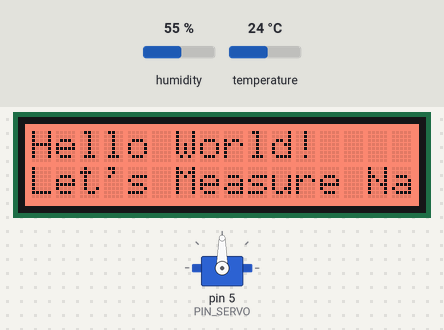
Bench run of a sketch on a simulated Arduino Uno, built with avr-gcc and run on an emulated ATmega328P. On the bench: 16×2 character LCD, servo. The inputs (shaded band) are chosen by the test bench; at power-on: humidity 55 %, temperature 24 °C. What the sketch prints to the serial monitor is not drawn.

Above: at 0.1 s.
At 8.02 s:
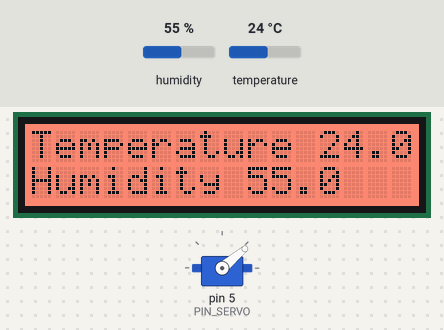
At 16.02 s:
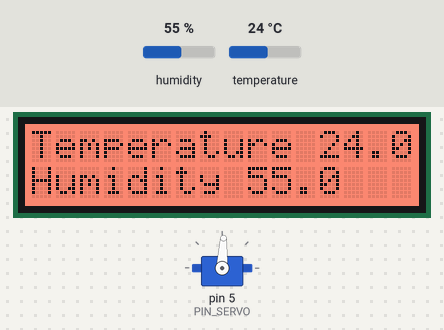
At 31.95 s:
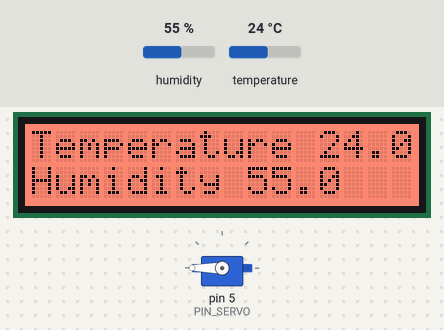
Timing chart, 0 to 40.0 s (numbered marks = the images above):
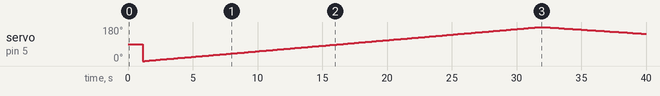

Measured:
- by itself, servo on pin 5 (PIN_SERVO): 90° → 0° at 1.1 s, → 1° 0.17 s later, → 2° 0.17 s later, → 3° 0.17 s later, … (217 changes in this stretch)

The sketch:

Temp_Servo.ino
```cpp
// Necessary Library
#include <Wire.h>
#include <Waveshare_LCD1602_RGB.h>

#include <stdio.h>
#include <stdlib.h>
#include <string.h>

#include <DHT.h>
#include <Servo.h>
// Sensors Definition - Arduino Pin
const int PIN_TEMPERATURE = 8;

// Define Temperature Sensor
#define DHTTYPE DHT22
DHT dht(PIN_TEMPERATURE,DHTTYPE);
char temp_str;

// Define Servo Motor - Create Servo Object
const int PIN_SERVO = 5;
Servo myservo;
int servoPos, moveTime;

// Define the LCD Screen
Waveshare_LCD1602_RGB lcd(16,2);  //16 characters and 2 lines
int r,g,b = 0;
char buffer [5]; // Value between 0-1023

void setup(){

    // SetUp the LCD screen
    lcd.init();
    lcd.setCursor(0,0);
    lcd.send_string("Hello World!");
    lcd.setCursor(0,1);
    lcd.send_string("Let's Measure Nature");
    lcd.setRGB(255,100,70); //Define the color of the screen

    // Start Temperature Sensor
    dht.begin();

    // Define Servo Pin
    myservo.attach(PIN_SERVO);

    // Serial Start
    Serial.begin (9600);
    delay(1000);
}

void loop(){
    //Read Sensors Values
    float tempValue = dht.readTemperature();
    float humdValue = dht.readHumidity();

    Serial.println("Temperature");
    Serial.println(tempValue);
    Serial.println("Humidity");
    Serial.println(humdValue);

    // Print Value LCD Display
    lcd.clear();

    // Temperature Value
    lcd.setCursor(0,0);
    lcd.send_string("Temperature ");
    //Convert float value into string - Send to LCD Screen
    dtostrf(tempValue,2,1,buffer);
    lcd.send_string(buffer);

    // Humidity Value
    lcd.setCursor(0,1);
    lcd.send_string("Humidity ");
    //Convert float value into string - Send to LCD Screen
    dtostrf(humdValue,2,1,buffer);
    lcd.send_string(buffer);

    for (servoPos = 0; servoPos <= 180; servoPos += 1){
      moveTime = (100-abs(tempValue)*2)/3;
      moveTime = map(moveTime,0,100,0,1000);
      myservo.write(servoPos);
      delay(moveTime);
      }
      for (servoPos=180; servoPos>=0; servoPos -= 1){
        moveTime = (100-abs(humdValue))/2;
        moveTime = map(moveTime,0,100,0,1000);
        myservo.write(servoPos);
        delay(moveTime);
        }

    delay(5000); // Wait 10 seconds before a new reading.
  }
```
